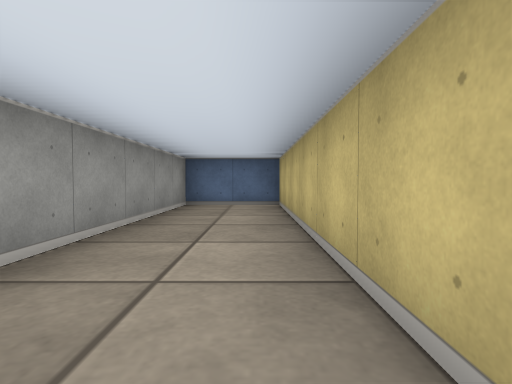
[1] (above)

12 first-person views from a walk through a cub3D ray-caster map. The camera is about half as high as the walls, tilts 2° down and sees 80° across. The floor is counted in squares. Each view is taken from the middle of a square. On the plan, view 1 faces up. The plan holds only what a view shows up to about 9 squares ahead; the rest is blank.

[2]
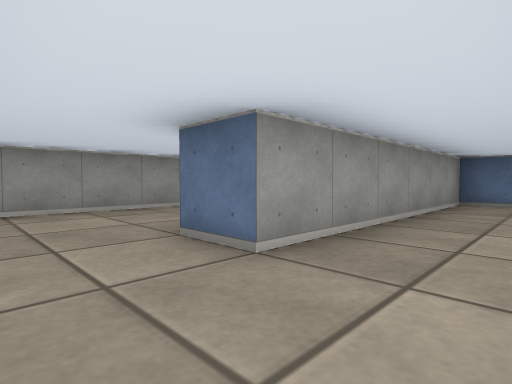

[3]
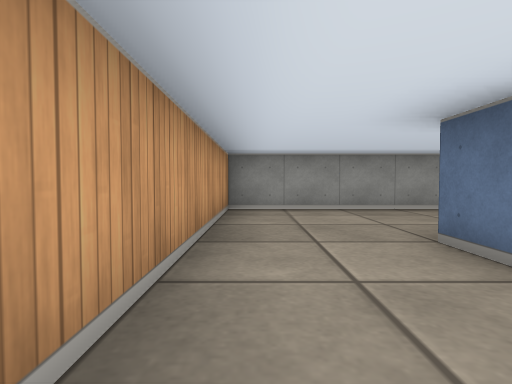

[4]
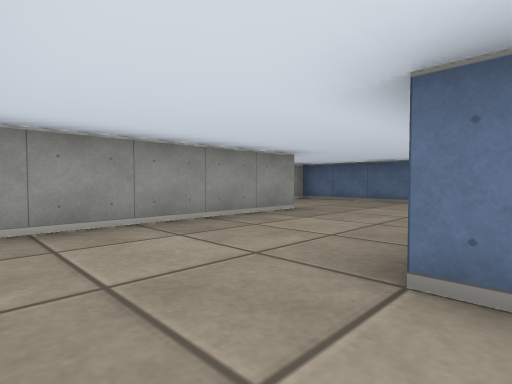

[5]
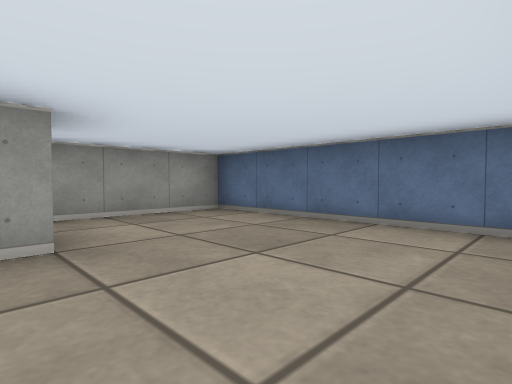

[6]
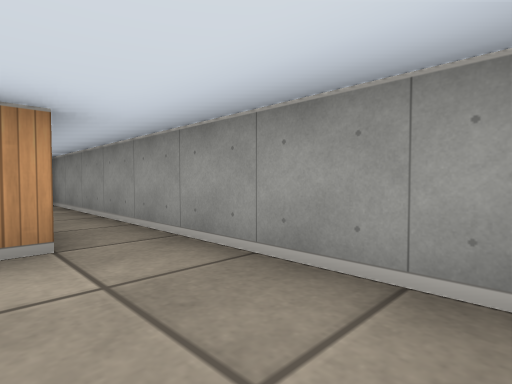

[7]
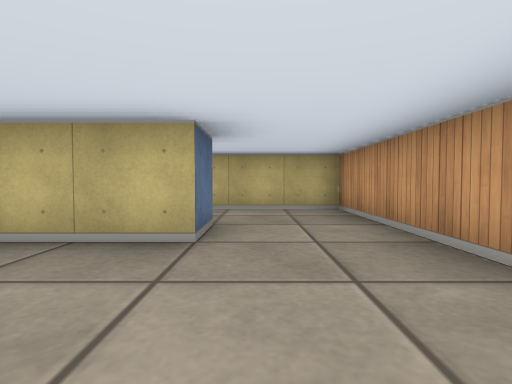

[8]
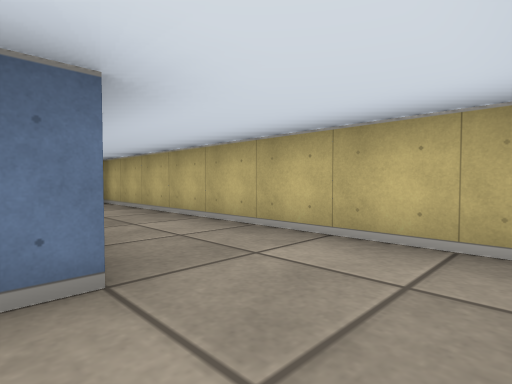

[9]
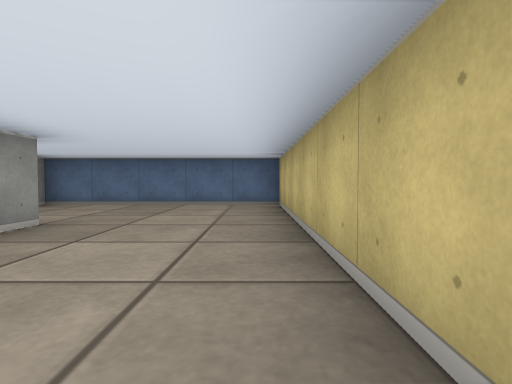

[10]
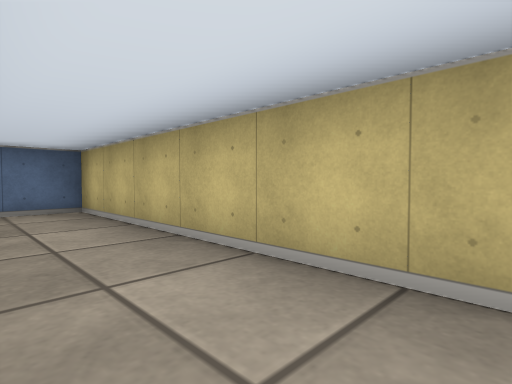

[11]
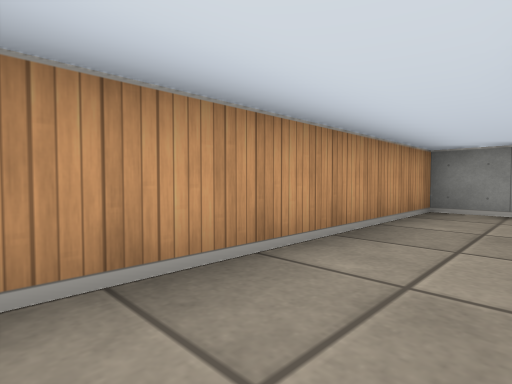

[12]
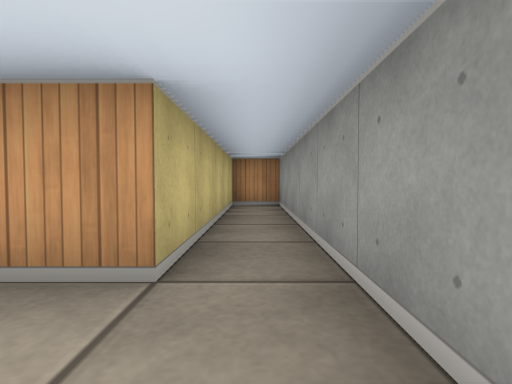

### Floor plan
Ten units are one square. View 1 is at (0, 0); x grows to the right and y downward. Boxes are objects, and circles mark ways between rooms. Rooms are numbered by the first view taken in them; rooms with no view inside come last. Other rooms are left out.
<svg viewBox="-80 -70 90 90">
<path fill="none" stroke="#000" d="M-15 15 5 15 5 -65 -15 -65 -15 -5M-15 -5 -25 -5 -25 -65 -75 -65 -75 15 -65 15 -65 -35 -55 -35 -55 15 -15 15"/>
<circle cx="-20" cy="5" r="3" fill="#2a7"/>
<text x="-10" y="-30">1</text>
<text x="-50" y="-30">2</text>
</svg>
Room 1 opens to room 2.

Where each view was taken, in squares from view 1:
view 1: 0 up, 0 right, facing up
view 2: 1 down, 0 right, facing up-left
view 3: 1 down, 0 right, facing left
view 4: 1 down, 2 left, facing up-left
view 5: 3 up, 3 left, facing up-left
view 6: 6 up, 6 left, facing down-left
view 7: 0 up, 5 left, facing right
view 8: 1 down, 2 left, facing up-right
view 9: 0 up, 3 left, facing up
view 10: 1 up, 1 left, facing up-right
view 11: 0 up, 0 right, facing down-left
view 12: 5 up, 7 left, facing down
